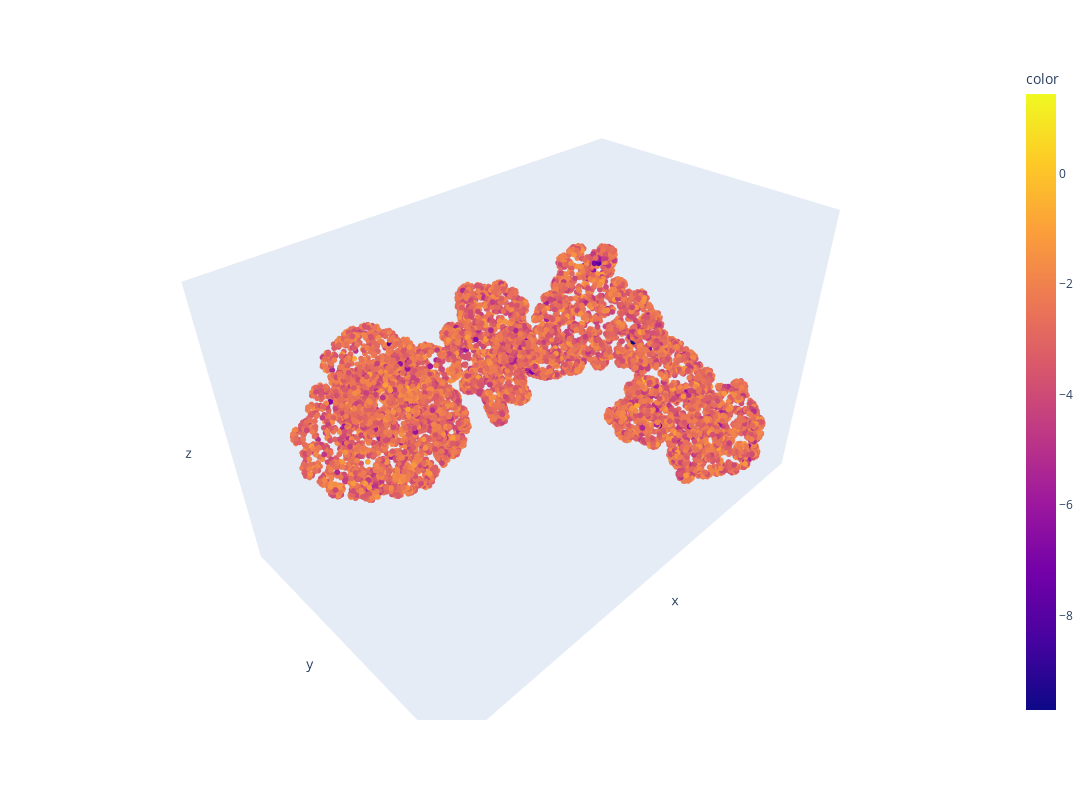

Source (notebook cell):
### Code cell
loss_col=chamfer_distance( my_vert, torch.Tensor(msms_vert),reduction=None)

fig=px.scatter_3d(x=my_vert[:,0],y=my_vert[:,1],z=my_vert[:,2], color=loss_col[0][0][:,0].log())
fig.update_traces(marker={'size': 2})
fig.update_layout(
    autosize=False, 
    width=1200, 
    height=800,
    scene = dict(
        xaxis = dict(showgrid=False, zeroline=False, showticklabels=False),
        yaxis = dict(showgrid=False, zeroline=False, showticklabels=False),
        zaxis = dict(showgrid=False, zeroline=False, showticklabels=False),
    )
)

### Figure 1 — Plotly figure (JSON) as saved in the notebook; plotly's stock layout.template omitted (floating-point values rounded to 4 significant figures; data arrays with more than 128 entries replaced by an {"elided": "..."} marker saying what was removed)
{"data": [{"hovertemplate": "x=%{x}<br>y=%{y}<br>z=%{z}<br>color=%{marker.color}<extra></extra>", "legendgroup": "", "marker": {"color": {"elided": "8653 float values"}, "coloraxis": "coloraxis", "size": 2, "symbol": "circle"}, "mode": "markers", "name": "", "scene": "scene", "showlegend": false, "type": "scatter3d", "x": {"elided": "8653 float values"}, "y": {"elided": "8653 float values"}, "z": {"elided": "8653 float values"}}], "layout": {"autosize": false, "coloraxis": {"colorbar": {"title": {"text": "color"}}, "colorscale": [[0, "#0d0887"], [0.1111, "#46039f"], [0.2222, "#7201a8"], [0.3333, "#9c179e"], [0.4444, "#bd3786"], [0.5556, "#d8576b"], [0.6667, "#ed7953"], [0.7778, "#fb9f3a"], [0.8889, "#fdca26"], [1, "#f0f921"]]}, "height": 800, "legend": {"tracegroupgap": 0}, "margin": {"t": 60}, "scene": {"domain": {"x": [0, 1], "y": [0, 1]}, "xaxis": {"showgrid": false, "showticklabels": false, "title": {"text": "x"}, "zeroline": false}, "yaxis": {"showgrid": false, "showticklabels": false, "title": {"text": "y"}, "zeroline": false}, "zaxis": {"showgrid": false, "showticklabels": false, "title": {"text": "z"}, "zeroline": false}}, "width": 1200}}
